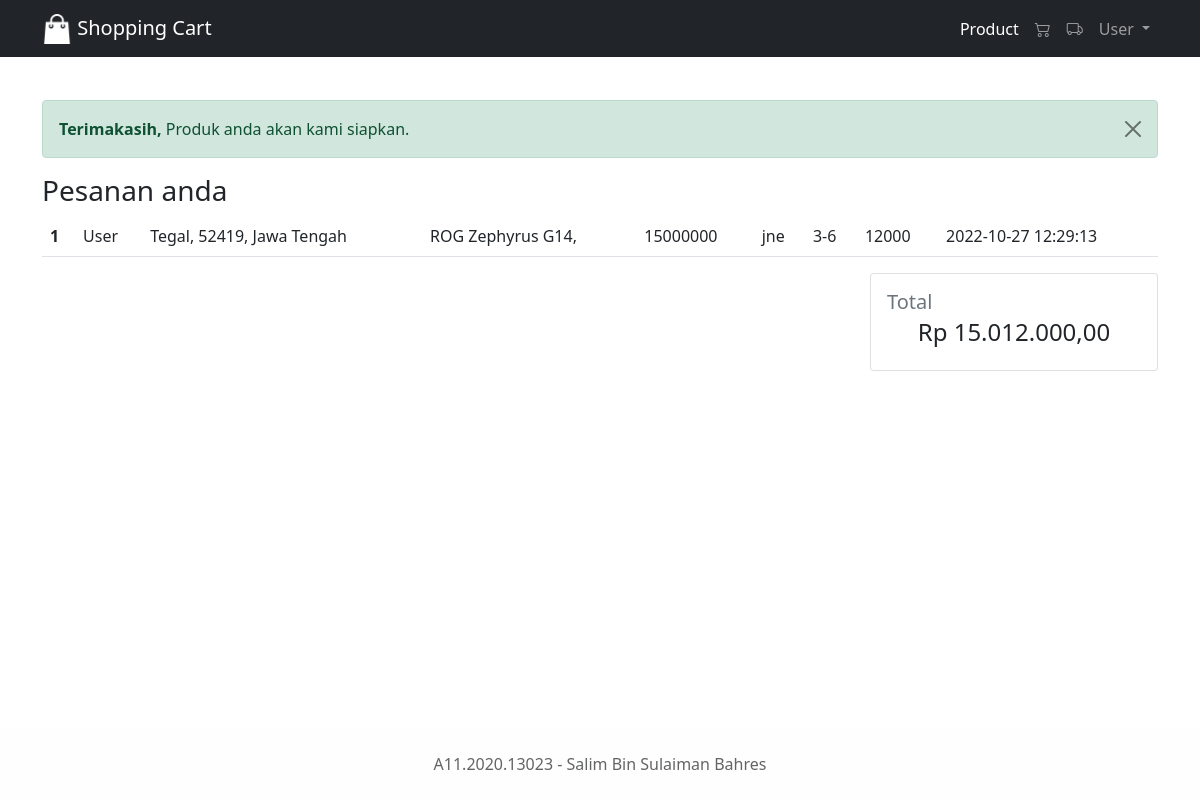
/order.php (signed in), run on the app's committed database.
### tables this page shows
CREATE TABLE `order` (
  `id_order` int(11) NOT NULL,
  `nama_user` varchar(50) NOT NULL,
  `nama_produk` text NOT NULL,
  `total_hrg` int(11) NOT NULL,
  `alamat` text NOT NULL,
  `ekspedisi` varchar(25) NOT NULL,
  `estimasi` varchar(25) NOT NULL,
  `ongkir` int(11) NOT NULL,
  `tgl_order` datetime NOT NULL
);

### order.php (the view, shortened to what this page needs)
<?php
    function price($number){
        $price = "Rp " . number_format($number,2,',','.');
        return $price;
    }
?>
<!doctype html>
<html lang="en">
<head>
    <link href="https://cdn.jsdelivr.net/npm/bootstrap@5.1.3/dist/css/bootstrap.min.css" rel="stylesheet"
>
    <link rel="stylesheet" href="https://cdn.jsdelivr.net/npm/bootstrap-icons@1.8.1/font/bootstrap-icons.css">
</head>
<body>
    <?php include 'ui/navbar.php' ?>
    <div class="container" style="margin-top: 100px;">
        <div class="alert alert-success alert-dismissible fade show" role="alert">
            <strong>Terimakasih, </strong> Produk anda akan kami siapkan.
            <button type="button" class="btn-close" data-bs-dismiss="alert" aria-label="Close"></button>
        </div>
        <h3>Pesanan anda</h3>
        <table class="table">
            <tbody>
                <?php
                    include 'config/connect.php';
                    $nama_user = $_SESSION['nama'];
                    $no = 1;
                    $get = mysqli_query($con,"SELECT * FROM `order` WHERE nama_user = '$nama_user'");
                    while ($a = mysqli_fetch_assoc($get)) {
                ?>
                <tr class="align-middle">
                    <th scope="row"><?php echo $no++ ?></th>
                    <td><?php echo $a['nama_user'] ?></td>
                    <td><?php echo $a['alamat'] ?></td>
                    <td><?php echo $a['nama_produk'] ?></td>
                    <td><?php echo $a['total_hrg'] ?></td>
                    <td><?php echo $a['ekspedisi'] ?></td>
                    <td><?php echo $a['estimasi'] ?></td>
                    <td><?php echo $a['ongkir'] ?></td>
                    <td><?php echo $a['tgl_order'] ?></td>
                </tr>
                <?php } ?>
            </tbody>
        </table>
        <div class="row">
            <div class="col">
                <div class="card ms-auto" style="width: 18rem;">
                    <div class="card-body">
                        <?php
                            include 'config/connect.php';
                            $showtotal = mysqli_query($con,"SELECT SUM(total_hrg) AS totalPrice FROM `order` WHERE `nama_user` = '$nama_user'");
                            $getdataTotal = mysqli_fetch_assoc($showtotal);
                            $getTotal = $getdataTotal['totalPrice'];
                            $showtotalongkir = mysqli_query($con,"SELECT SUM(ongkir) AS totalongkir FROM `order` WHERE `nama_user` = '$nama_user'");
                            $getdataongkir = mysqli_fetch_assoc($showtotalongkir);
                            $getOngkir = $getdataongkir['totalongkir'];
                            $total = $getTotal + $getOngkir;
                        ?>
                        <h5 class="card-title text-muted">Total</h5>
                        <h4 class="card-subtitle mb-2 text-center"><?php echo price($total) ?></h4>
                    </div>
                </div>
            </div>
        </div>
    </div>
    <?php include 'ui/footer.php' ?>
</body>
</html>

### data on the page
order: nama_user "User", alamat "Tegal, 52419, Jawa Tengah", nama_produk "ROG Zephyrus G14,", total_hrg "15000000", ekspedisi "jne", estimasi "3-6", ongkir "12000", tgl_order "2022-10-27 12:29:13"

### other printed values
$_SESSION['nama'] "User"
price($total) "Rp 15.012.000,00"
